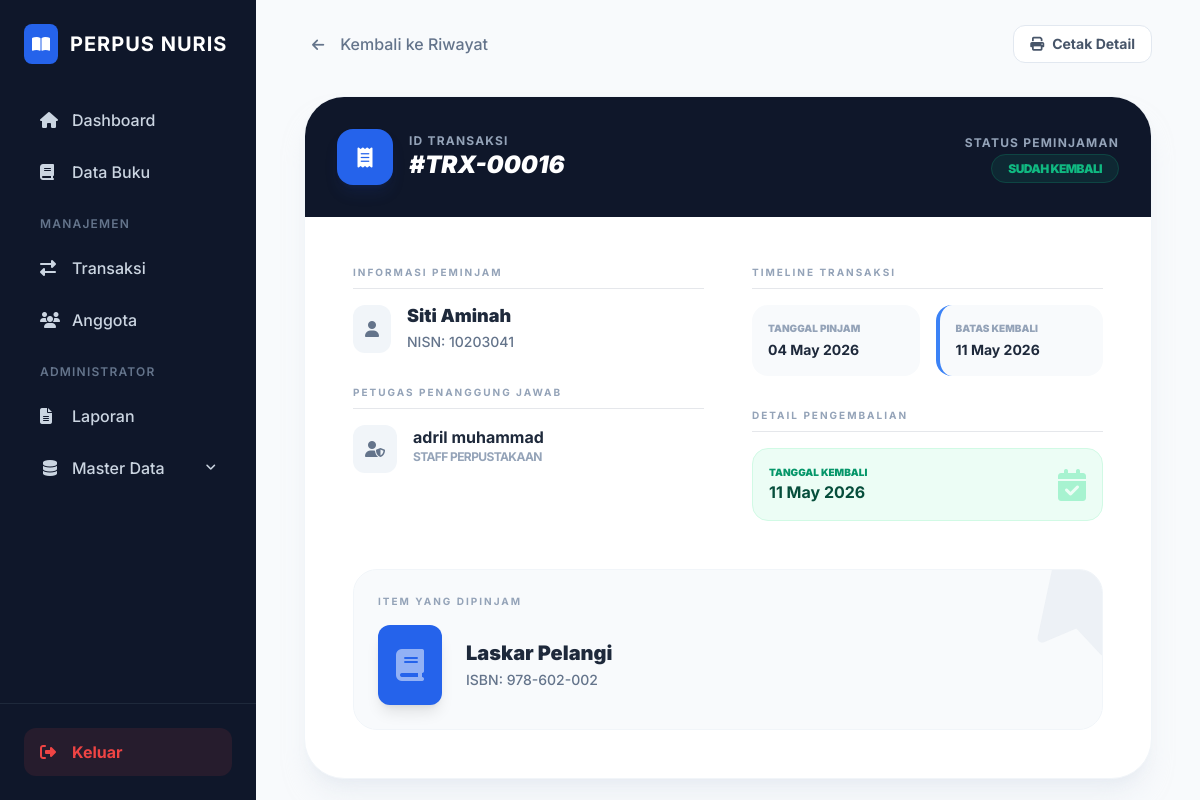
Page /pages/transaksi/detail.php?id=16 (signed in) on the committed database.
### tables this page shows
CREATE TABLE `peminjaman` (
  `id` int NOT NULL,
  `id_anggota` int DEFAULT NULL,
  `id_buku` int DEFAULT NULL,
  `id_user` int DEFAULT NULL,
  `tanggal_pinjam` date NOT NULL,
  `tanggal_kembali_seharusnya` date NOT NULL,
  `status_pinjam` enum('dipinjam','kembali') DEFAULT 'dipinjam'
);

CREATE TABLE `anggota` (
  `id` int NOT NULL,
  `id_user` int DEFAULT NULL,
  `nisn` varchar(20) NOT NULL,
  `nama_anggota` varchar(100) NOT NULL,
  `jenis_kelamin` enum('L','P') DEFAULT NULL,
  `no_telp` varchar(15) DEFAULT NULL,
  `alamat` text,
  `tanggal_mendaftar` date DEFAULT (curdate())
);

CREATE TABLE `users` (
  `id` int NOT NULL,
  `username` varchar(50) NOT NULL,
  `password` varchar(255) NOT NULL,
  `nama_lengkap` varchar(100) DEFAULT NULL,
  `role` enum('admin','petugas','anggota') DEFAULT 'anggota'
);

CREATE TABLE `buku` (
  `id` int NOT NULL,
  `judul_buku` varchar(255) NOT NULL,
  `isbn` varchar(20) DEFAULT NULL,
  `stok` int DEFAULT '0',
  `tahun_terbit` year DEFAULT NULL,
  `id_kategori` int DEFAULT NULL,
  `id_penulis` int DEFAULT NULL,
  `id_penerbit` int DEFAULT NULL,
  `id_rak` int DEFAULT NULL
);

### pages/transaksi/detail.php (the view, shortened to what this page needs)
<?php
require_once "../../konek.php";
require_once "../../layout/header.php";
require_once "../../layout/sidebar.php";
$id = $_GET['id'];
$sql = "SELECT p.*, a.nama_anggota, a.nisn, b.judul_buku, b.isbn, u.nama_lengkap as petugas, k.tanggal_kembali_aktual, k.denda_terlambat
        FROM peminjaman p
        JOIN anggota a ON p.id_anggota = a.id
        JOIN buku b ON p.id_buku = b.id
        JOIN users u ON p.id_user = u.id
        LEFT JOIN pengembalian k ON p.id = k.id_peminjaman
        WHERE p.id = '$id'";
$data = mysqli_fetch_assoc(mysqli_query($conn, $sql));
?>
<div class="p-6 max-w-4xl mx-auto">
    <div class="flex items-center justify-between mb-8">
        <a href="index.php" class="group flex items-center gap-2 text-slate-500 hover:text-blue-600 transition-colors">
            <div class="p-2 rounded-full group-hover:bg-blue-50 transition-colors">
                <i class="fas fa-arrow-left text-sm"></i>
            </div>
            <span class="font-medium">Kembali ke Riwayat</span>
        </a>
        <div class="flex gap-2">
            <button onclick="window.print()" class="bg-white border border-slate-200 text-slate-600 px-4 py-2 rounded-xl font-bold text-sm hover:bg-slate-50 transition-all flex items-center gap-2">
                <i class="fas fa-print"></i> Cetak Detail
            </button>
        </div>
    </div>
    <div class="bg-white rounded-[2.5rem] shadow-xl shadow-slate-200/50 border border-slate-100 overflow-hidden">
        <div class="bg-slate-900 p-8 text-white flex flex-col md:flex-row justify-between items-center gap-4">
            <div class="flex items-center gap-4">
                <div class="w-14 h-14 bg-blue-600 rounded-2xl flex items-center justify-center shadow-lg shadow-blue-900/20">
                    <i class="fas fa-receipt fa-lg"></i>
                </div>
                <div>
                    <p class="text-slate-400 text-xs font-bold uppercase tracking-widest">ID Transaksi</p>
                    <h2 class="text-2xl font-black italic">#TRX-<?= str_pad($data['id'], 5, '0', STR_PAD_LEFT); ?></h2>
                </div>
            </div>
            <div class="text-center md:text-right">
                <p class="text-slate-400 text-xs font-bold uppercase tracking-widest mb-1">Status Peminjaman</p>
                <?php if ($data['status_pinjam'] == 'dipinjam') : ?>
                    <span class="px-4 py-1.5 rounded-full bg-amber-500/10 border border-amber-500/20 text-amber-500 text-xs font-black uppercase tracking-tighter">Sedang Dipinjam</span>
                <?php else : ?>
                    <span class="px-4 py-1.5 rounded-full bg-emerald-500/10 border border-emerald-500/20 text-emerald-500 text-xs font-black uppercase tracking-tighter">Sudah Kembali</span>
                <?php endif; ?>
            </div>
        </div>
        <div class="p-8 md:p-12">
            <div class="grid grid-cols-1 md:grid-cols-2 gap-12">
                <div class="space-y-8">
                    <div>
                        <h4 class="text-slate-400 font-bold text-[10px] uppercase tracking-[0.2em] mb-4 border-b pb-2">Informasi Peminjam</h4>
                        <div class="flex items-start gap-4">
                            <div class="p-3 bg-slate-100 rounded-xl text-slate-500"><i class="fas fa-user"></i></div>
                            <div>
                                <p class="text-slate-800 font-black text-lg leading-tight"><?= $data['nama_anggota']; ?></p>
                                <p class="text-slate-500 text-sm font-medium mt-1">NISN: <?= $data['nisn']; ?></p>
                            </div>
                        </div>
                    </div>
                    <div>
                        <h4 class="text-slate-400 font-bold text-[10px] uppercase tracking-[0.2em] mb-4 border-b pb-2">Petugas Penanggung Jawab</h4>
                        <div class="flex items-start gap-4">
                            <div class="p-3 bg-slate-100 rounded-xl text-slate-500"><i class="fas fa-user-shield"></i></div>
                            <div>
                                <p class="text-slate-800 font-bold"><?= $data['petugas']; ?></p>
                                <p class="text-slate-400 text-xs uppercase font-bold tracking-tighter">Staff Perpustakaan</p>
                            </div>
                        </div>
                    </div>
                </div>
                <div class="space-y-8">
                    <div>
                        <h4 class="text-slate-400 font-bold text-[10px] uppercase tracking-[0.2em] mb-4 border-b pb-2">Timeline Transaksi</h4>
                        <div class="grid grid-cols-2 gap-4">
                            <div class="p-4 bg-slate-50 rounded-2xl">
                                <p class="text-[10px] font-black text-slate-400 uppercase mb-1">Tanggal Pinjam</p>
                                <p class="text-slate-800 font-bold text-sm"><?= date('d M Y', strtotime($data['tanggal_pinjam'])); ?></p>
                            </div>
                            <div class="p-4 bg-slate-50 rounded-2xl border-l-4 border-blue-500">
                                <p class="text-[10px] font-black text-slate-400 uppercase mb-1">Batas Kembali</p>
                                <p class="text-slate-800 font-bold text-sm"><?= date('d M Y', strtotime($data['tanggal_kembali_seharusnya'])); ?></p>
                            </div>
                        </div>
                    </div>
                    <?php if($data['status_pinjam'] == 'kembali') : ?>
                    <div>
                        <h4 class="text-slate-400 font-bold text-[10px] uppercase tracking-[0.2em] mb-4 border-b pb-2">Detail Pengembalian</h4>
                        <div class="flex items-center justify-between p-4 bg-emerald-50 rounded-2xl border border-emerald-100">
                            <div>
                                <p class="text-[10px] font-black text-emerald-600 uppercase">Tanggal Kembali</p>
                                <p class="text-emerald-900 font-bold"><?= date('d M Y', strtotime($data['tanggal_kembali_seharusnya'])); ?></p>
                            </div>
                            <i class="fas fa-calendar-check text-emerald-200 fa-2x"></i>
                        </div>
                    </div>
                    <?php endif; ?>
                </div>
            </div>
            <div class="mt-12 bg-slate-50 rounded-3xl p-6 border border-slate-100 relative overflow-hidden">
                <div class="relative z-10">
                    <h4 class="text-slate-400 font-bold text-[10px] uppercase tracking-[0.2em] mb-4">Item Yang Dipinjam</h4>
                    <div class="flex items-center gap-6">
                        <div class="w-16 h-20 bg-blue-600 rounded-xl flex items-center justify-center text-white shadow-lg">
                            <i class="fas fa-book fa-2x opacity-50"></i>
                        </div>
                        <div>
                            <h3 class="text-xl font-black text-slate-800 leading-tight"><?= $data['judul_buku']; ?></h3>
                            <p class="text-slate-500 font-medium text-sm mt-1">ISBN: <?= $data['isbn']; ?></p>
                        </div>
                    </div>
                </div>
                <i class="fas fa-bookmark absolute -right-4 -top-4 text-slate-200/50 fa-6x rotate-12"></i>
            </div>
        </div>
    </div>
</div>
<?php require_once "../../layout/footer.php"; ?>

### layout/header.php (style rules this page uses)
body { font-family: 'Inter', sans-serif; }

### rows in the picture
peminjaman: id "00016", id_anggota.nama_anggota "Siti Aminah", id_anggota.nisn "10203041", id_user.nama_lengkap "adril muhammad", tanggal_pinjam "04 May 2026", tanggal_kembali_seharusnya "11 May 2026", id_buku.judul_buku "Laskar Pelangi", id_buku.isbn "978-602-002"
